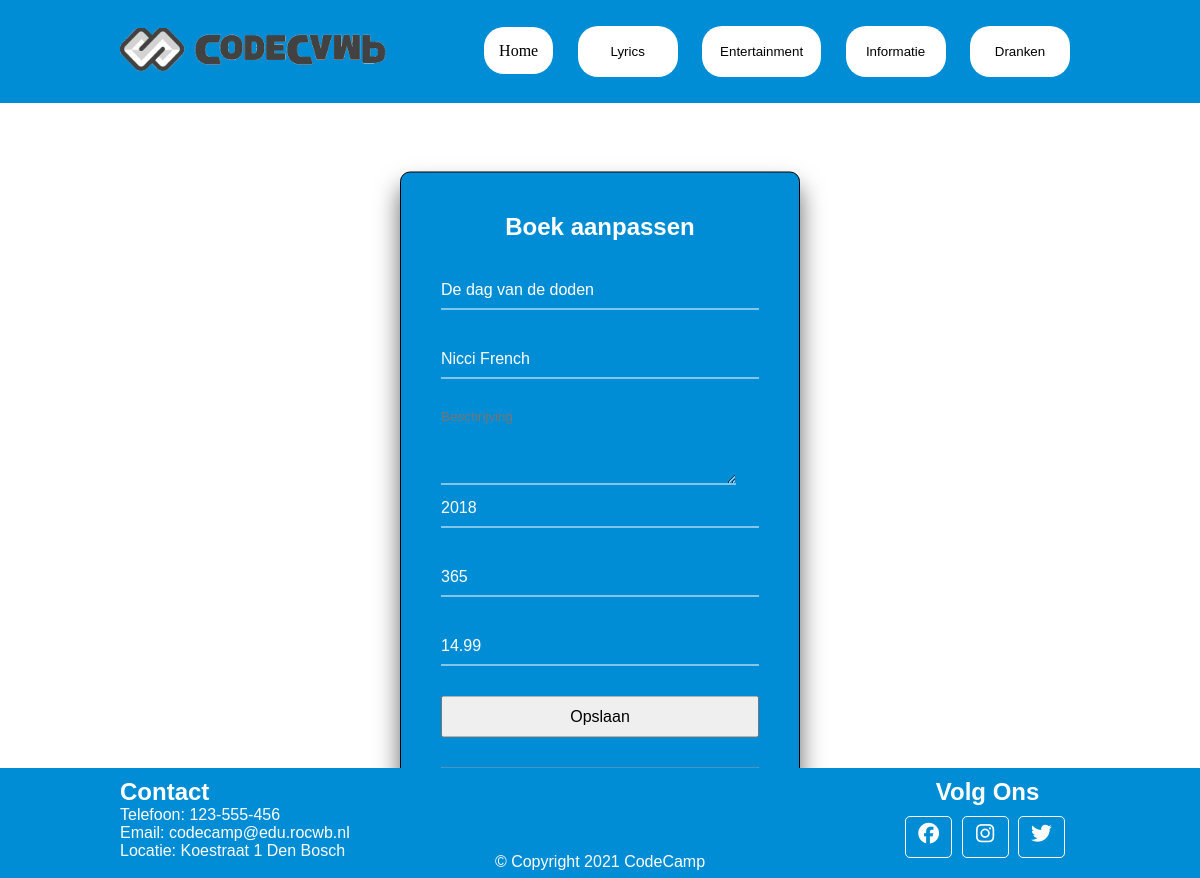
Page /tasks/edit.php?id=1 on the earlier database version.
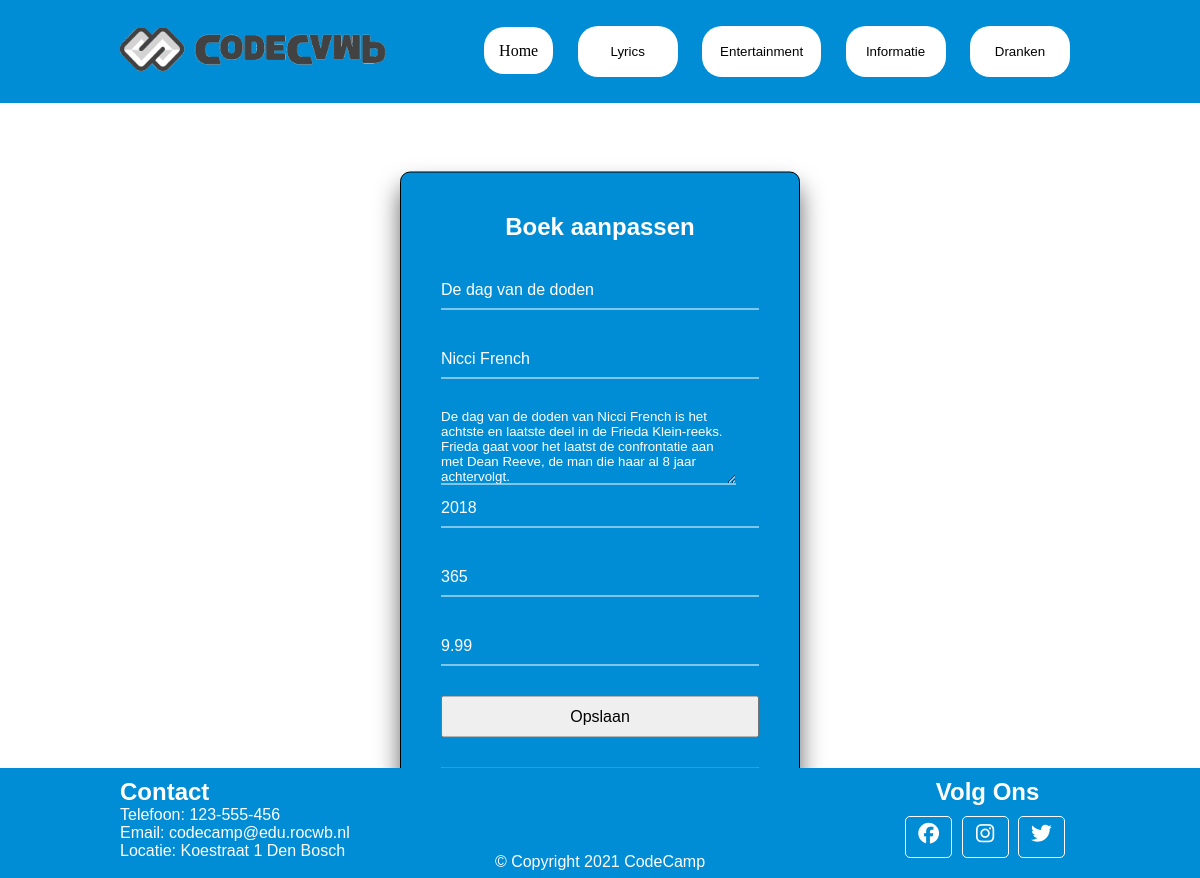
Same page on the later database version.
### tables this page shows
CREATE TABLE IF NOT EXISTS `boeken` (
  `id` int(11) unsigned NOT NULL AUTO_INCREMENT,
  `titel` varchar(50) NOT NULL,
  `auteur` varchar(50) NOT NULL,
  `jaartal` int(11) NOT NULL DEFAULT '0',
  `pagina` int(11) NOT NULL DEFAULT '0',
  `prijs` decimal(8,2) NOT NULL,
  `beschrijving` varchar(255) DEFAULT NULL,
  PRIMARY KEY (`id`)
);

### tasks/edit.php (the view, shortened to what this page needs)
<!DOCTYPE html>
<html lang="en">
<head>
    <link rel="stylesheet" href="../css/main.css">
</head>
<body>
    <?php
    require_once('../header.php');
    ?>
    <div class="form">
        <h2>Boek aanpassen</h2>
        <?php
        $id = $_GET['id'];
        require_once '../backend/conn.php';
        $query = "SELECT * FROM boeken WHERE id = :id";
        $statement = $conn->prepare($query);
        $statement->execute([":id" => $id]);
        $boek = $statement->fetch(PDO::FETCH_ASSOC);
        ?>
        <form action="../backend/formulierController.php" method="POST">
            <div class="form-input">
                <input type="text" name="titel" id="titel" placeholder="Titel" value="<?php echo $boek['titel']; ?>">
            </div>
            <div class="form-input">
                <input type="text" name="auteur" id="auteur" placeholder="Auteur" value="<?php echo $boek['auteur']; ?>">
            </div>
            <div class="form-input">
                <textarea name="beschrijving" id="beschrijving" placeholder="Beschrijving" cols="35" rows="5"><?php echo $boek['beschrijving']; ?></textarea>
            </div>
            <div class="form-input">
                <input type="text" name="jaartal" id="jaartal" placeholder="Jaartal" value="<?php echo $boek['jaartal']; ?>">
            </div>
            <div class="form-input">
                <input type="number" name="pagina" id="pagina" placeholder="Pagina's" value="<?php echo $boek['pagina']; ?>">
            </div>
            <div class="form-input">
                <input type="text" name="prijs" id="prijs" placeholder="Prijs" value="<?php echo $boek['prijs']; ?>">
            </div>
            <div class="form-group">
				<input type="submit" value="Opslaan">
			</div>
        </form>
        <form action="../backend/formulierController.php" method="POST">
            <div class="form-group">
            </div>
        </form>
    </div>
    <?php
    require_once('../footer.php');
    ?>
</body>
</html>

Differences in the rows shown:
changed boeken "De dag van de doden": beschrijving (not shown) → "De dag van de doden van Nicci French is het achtste en laatste deel in de Frieda Klein-reeks. Frieda gaat voor het laatst de confrontatie aan met Dean Reeve, de man die haar al 8 jaar achtervolgt."; prijs "14.99" → "9.99"
